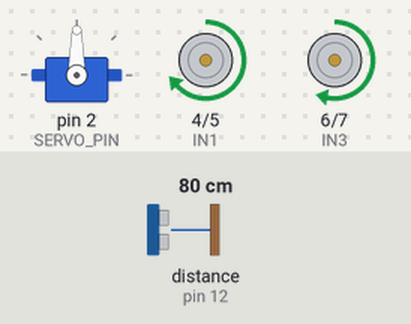
Bench run of a sketch on a simulated Arduino Uno, built with avr-gcc and run on an emulated ATmega328P. Shown: servo, motor-driver pin pairs drawn as motors (green arrow = first pin HIGH = forward, orange = second pin HIGH = backward, longer = more drive, scaled by the enable pin). Wiring (inferred from the names in the program): ultrasonic range finder: trigger pin 13; echo pin 12. The test bench sets the inputs (shaded band); at power-on: distance to the obstacle (sensor on pin 12) 80 cm. The echo pulse lasts 58.3 µs per cm.

Above: at 2.2 s.
2.3 s: distance to the obstacle (sensor on pin 12) set to 24 cm
3.8 s: distance to the obstacle (sensor on pin 12) set to 20 cm
At 5.1 s:
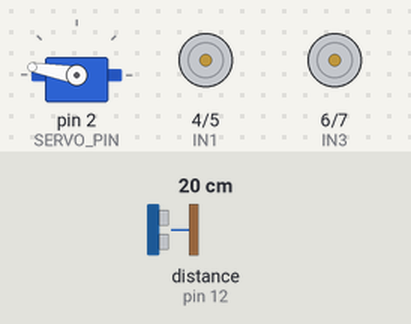
6.8 s: distance to the obstacle (sensor on pin 12) set to 35 cm
At 7.86 s:
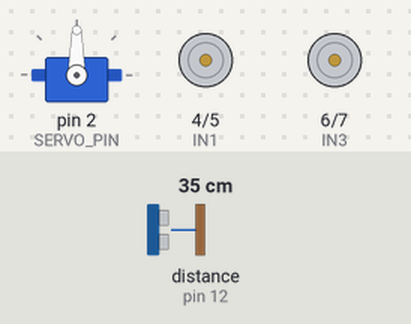
9.6 s: distance to the obstacle (sensor on pin 12) set to 2 cm
At 11.6 s:
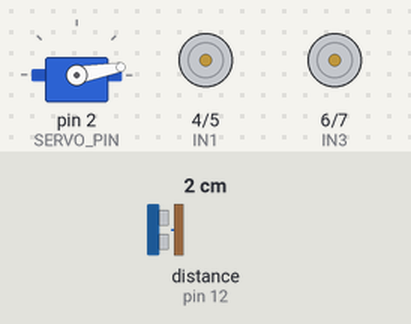
12.6 s: distance to the obstacle (sensor on pin 12) set to 60 cm
At 13.35 s:
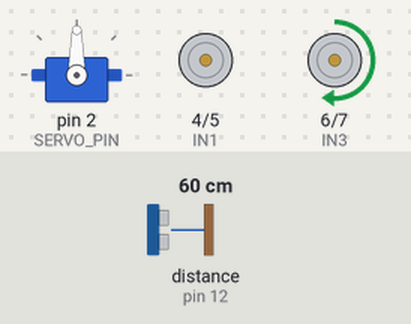
Timing chart, 0 to 15.6 s (numbered marks = the images above; inputs shaded):
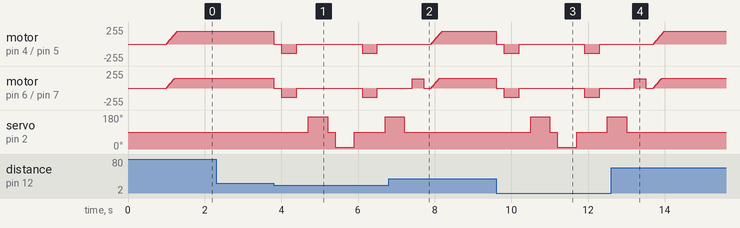

Measured:
- the behaviour switches between 22 and 21 cm on distance to the obstacle (sensor on pin 12) (found by bisection; images 0 and 1)
- after the input at 2.3 s, every drawn part: stays the same
- after the input at 3.8 s, motor on pin 4 (IN1) / pin 5 (IN2), motor on pin 6 (IN3) / pin 7 (IN4): goes stopped 0.20 s, backward 140/255 0.40 s, stopped 1.7 s, backward 140/255 0.40 s, then stopped, starting at once
- after the input at 6.8 s, servo on pin 2 (SERVO_PIN): goes on until 7.2 s, then stays 90°
- after the input at 9.6 s, motor on pin 4 (IN1) / pin 5 (IN2), motor on pin 6 (IN3) / pin 7 (IN4): goes stopped 0.20 s, backward 140/255 0.40 s, stopped 1.7 s, backward 140/255 0.40 s, then stopped, starting at once
- after the input at 12.6 s, servo on pin 2 (SERVO_PIN): goes on until 13.0 s, then stays 90°

The sketch:

obstacleavoidance.ino
```cpp
#include <Servo.h>
const int TRIG_PIN = 13;
const int ECHO_PIN = 12;
const int SERVO_PIN = 2;
const int ENA = 3;
const int IN1 = 4;
const int IN2 = 5;
const int IN3 = 6;
const int IN4 = 7;
const int ENB = 11;
const int STOP_DIST = 20;
const int TURN_SPEED = 140;
int currentSpeed = 0;

Servo scanner;

void setup() {
  pinMode(TRIG_PIN, OUTPUT);
  pinMode(ECHO_PIN, INPUT);

  pinMode(ENA, OUTPUT);
  pinMode(ENB, OUTPUT);

  pinMode(IN1, OUTPUT);
  pinMode(IN2, OUTPUT);
  pinMode(IN3, OUTPUT);
  pinMode(IN4, OUTPUT);

  scanner.attach(SERVO_PIN);
  scanner.write(90);
  delay(1000);
}

void loop() {
  scanner.write(90);
  int frontDist = getDistance();

  if (frontDist > STOP_DIST) {
    moveForward();
  } else {
    avoidObstacle();
  }
}

int getDistance() {
  digitalWrite(TRIG_PIN, LOW);
  delayMicroseconds(2);

  digitalWrite(TRIG_PIN, HIGH);
  delayMicroseconds(10);
  digitalWrite(TRIG_PIN, LOW);

  long dur = pulseIn(ECHO_PIN, HIGH, 30000);

  if (dur == 0) {
    return 400;
  }

  return dur * 0.034 / 2;
}

void moveForward() {
  // Adjust RIGHT_MAX or LEFT_MAX if the robot drifts
  int LEFT_MAX = 190;
  int RIGHT_MAX = 150;

  digitalWrite(IN1, HIGH);
  digitalWrite(IN2, LOW);
  digitalWrite(IN3, HIGH);
  digitalWrite(IN4, LOW);

  while (currentSpeed < LEFT_MAX) {
    currentSpeed += 10;

    if (currentSpeed > LEFT_MAX) {
      currentSpeed = LEFT_MAX;
    }

    int rightSpeed = currentSpeed;
    if (rightSpeed > RIGHT_MAX) {
      rightSpeed = RIGHT_MAX;
    }

    analogWrite(ENA, currentSpeed);
    analogWrite(ENB, rightSpeed);
    delay(15);
  }
}

void moveBackward() {
  analogWrite(ENA, TURN_SPEED);
  analogWrite(ENB, TURN_SPEED);

  digitalWrite(IN1, LOW);
  digitalWrite(IN2, HIGH);
  digitalWrite(IN3, LOW);
  digitalWrite(IN4, HIGH);
}

void stopRobot() {
  currentSpeed = 0;

  digitalWrite(IN1, LOW);
  digitalWrite(IN2, LOW);
  digitalWrite(IN3, LOW);
  digitalWrite(IN4, LOW);
}

void turnLeft() {
  analogWrite(ENA, TURN_SPEED);
  analogWrite(ENB, TURN_SPEED);

  digitalWrite(IN1, LOW);
  digitalWrite(IN2, LOW);
  digitalWrite(IN3, HIGH);
  digitalWrite(IN4, LOW);

  delay(300);
  stopRobot();
  delay(200);
}

void turnRight() {
  analogWrite(ENA, TURN_SPEED);
  analogWrite(ENB, TURN_SPEED);

  digitalWrite(IN1, HIGH);
  digitalWrite(IN2, LOW);
  digitalWrite(IN3, LOW);
  digitalWrite(IN4, LOW);

  delay(300);
  stopRobot();
  delay(200);
}

int lookLeft() {
  scanner.write(170);
  delay(500);
  int dist = getDistance();

  scanner.write(90);
  delay(200);

  return dist;
}

int lookRight() {
  scanner.write(10);
  delay(500);
  int dist = getDistance();

  scanner.write(90);
  delay(200);

  return dist;
}

void avoidObstacle() {
  stopRobot();
  delay(200);

  moveBackward();
  delay(400);

  stopRobot();
  delay(300);

  while (true) {
    if (lookLeft() > STOP_DIST) {
      turnLeft();
      break;
    }

    if (lookRight() > STOP_DIST) {
      turnRight();
      break;
    }

    moveBackward();
    delay(400);

    stopRobot();
    delay(200);
  }
}
 
```
